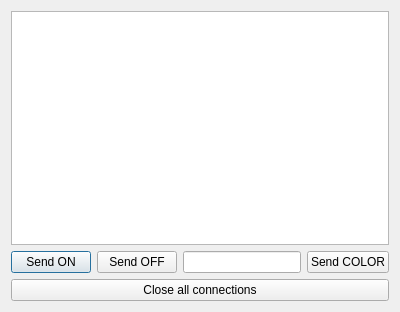
<?xml version="1.0" encoding="UTF-8"?>
<ui version="4.0">
 <class>SendDialog</class>
 <widget class="QDialog" name="SendDialog">
  <property name="geometry">
   <rect>
    <x>0</x>
    <y>0</y>
    <width>400</width>
    <height>312</height>
   </rect>
  </property>
  <property name="windowTitle">
   <string>Dialog</string>
  </property>
  <layout class="QVBoxLayout" name="verticalLayout">
   <item>
    <widget class="QPlainTextEdit" name="ConnectionsEdit">
     <property name="plainText">
      <string/>
     </property>
    </widget>
   </item>
   <item>
    <layout class="QHBoxLayout" name="horizontalLayout">
     <item>
      <widget class="QPushButton" name="OnButton">
       <property name="text">
        <string>Send ON</string>
       </property>
      </widget>
     </item>
     <item>
      <widget class="QPushButton" name="OffButton">
       <property name="text">
        <string>Send OFF</string>
       </property>
      </widget>
     </item>
     <item>
      <widget class="QLineEdit" name="ColorEdit">
       <property name="inputMask">
        <string>HHHHHH</string>
       </property>
       <property name="maxLength">
        <number>6</number>
       </property>
      </widget>
     </item>
     <item>
      <widget class="QPushButton" name="ColorButton">
       <property name="text">
        <string>Send COLOR</string>
       </property>
      </widget>
     </item>
    </layout>
   </item>
   <item>
    <widget class="QPushButton" name="CloseAllButton">
     <property name="text">
      <string>Close all connections</string>
     </property>
    </widget>
   </item>
  </layout>
 </widget>
 <resources/>
 <connections/>
</ui>
